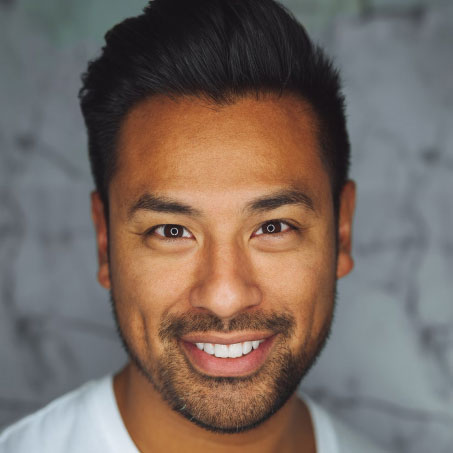
#> input picture Practice/opencv_lab/test.jpg, 453 x 453 px
$ python contraststretching.py
#> lines starting #> are read from the running program, lines starting #| are printed output that depends on the picture
import cv2
import numpy as np
import matplotlib.pyplot as plt

# Read the image
I = cv2.imread('test.jpg', cv2.IMREAD_GRAYSCALE)
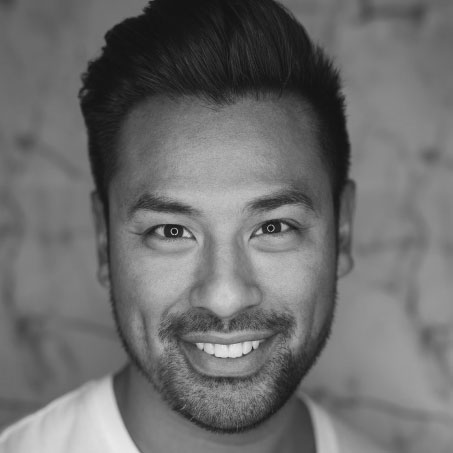
#> I: shape (453, 453); min 16, max 233, mean 109

# Make a copy for the result
G = np.copy(I)

# Get the image dimensions
rows, cols = I.shape
#> rows = 453; cols = 453

# User input for parameters
T1 = float(input('Enter value of t1 (Threshold 1): '))
#> the answer given: 1
T2 = float(input('Enter value of t2 (Threshold 2): '))
#> the answer given: 100
s1 = float(input('Enter value of slope 1: '))
#> the answer given: 1
s2 = float(input('Enter value of slope 2: '))
#> the answer given: 3
s3 = float(input('Enter value of slope 3: '))
#> the answer given: 3

# Calculate coefficients
coeffT1 = s1 * T1
coeffT2 = s2 * (T2 - T1) + coeffT1

# Contrast stretching
for i in range(rows):
    for j in range(cols):
        if I[i, j] < T1:
            G[i, j] = np.floor(s1 * I[i, j])
        elif T1 <= I[i, j] < T2:
            G[i, j] = np.floor(s2 * (I[i, j] - T1) + coeffT1)
        elif I[i, j] >= T2:
            G[i, j] = np.floor(s3 * (I[i, j] - T2) + coeffT2)
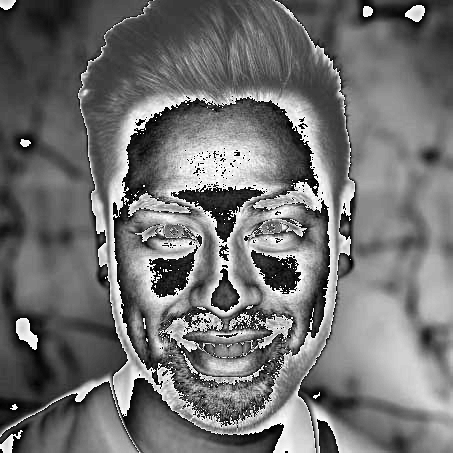
#> G: shape (453, 453); min 0, max 255, mean 112.7

# Display original and stretched images
plt.figure()
plt.subplot(2, 1, 1), plt.imshow(I, cmap='gray'), plt.title('Original Image')
plt.subplot(2, 1, 2), plt.imshow(G, cmap='gray'), plt.title(
    f"Result of Contrast Stretching\nT1={T1}, T2={T2}, s1={s1}, s2={s2}, s3={s3}")
plt.show()
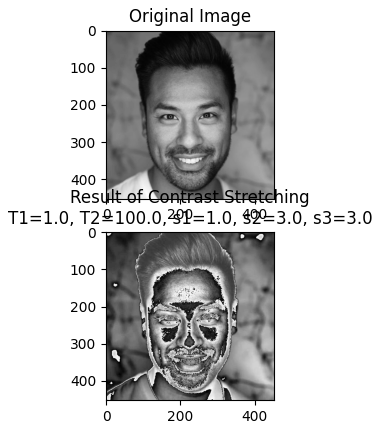
#> figure drawn by matplotlib, 2 panels

# Display histograms
plt.figure()
plt.subplot(2, 1, 1), plt.hist(I.flatten(), bins=256, range=[0, 256], color='r'), plt.title('Histogram for Original Image')
plt.subplot(2, 1, 2), plt.hist(G.flatten(), bins=256, range=[0, 256], color='b'), plt.title(
    f"Histogram for Contrast Stretching\nT1={T1}, T2={T2}, s1={s1}, s2={s2}, s3={s3}")
plt.show()
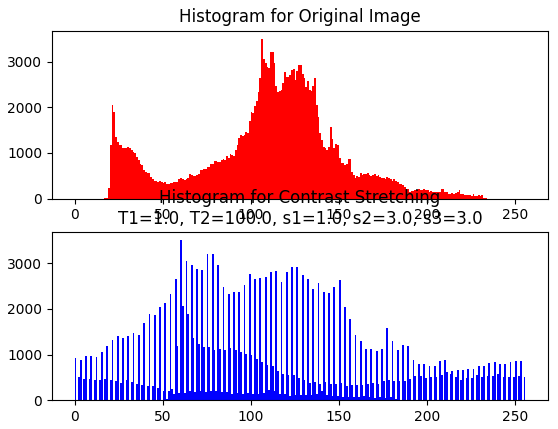
#> figure drawn by matplotlib, 2 panels; panel 1: tallest bar 3503 high, from x = 106 to 107; panel 2: tallest bar 3503 high, from x = 60 to 61
